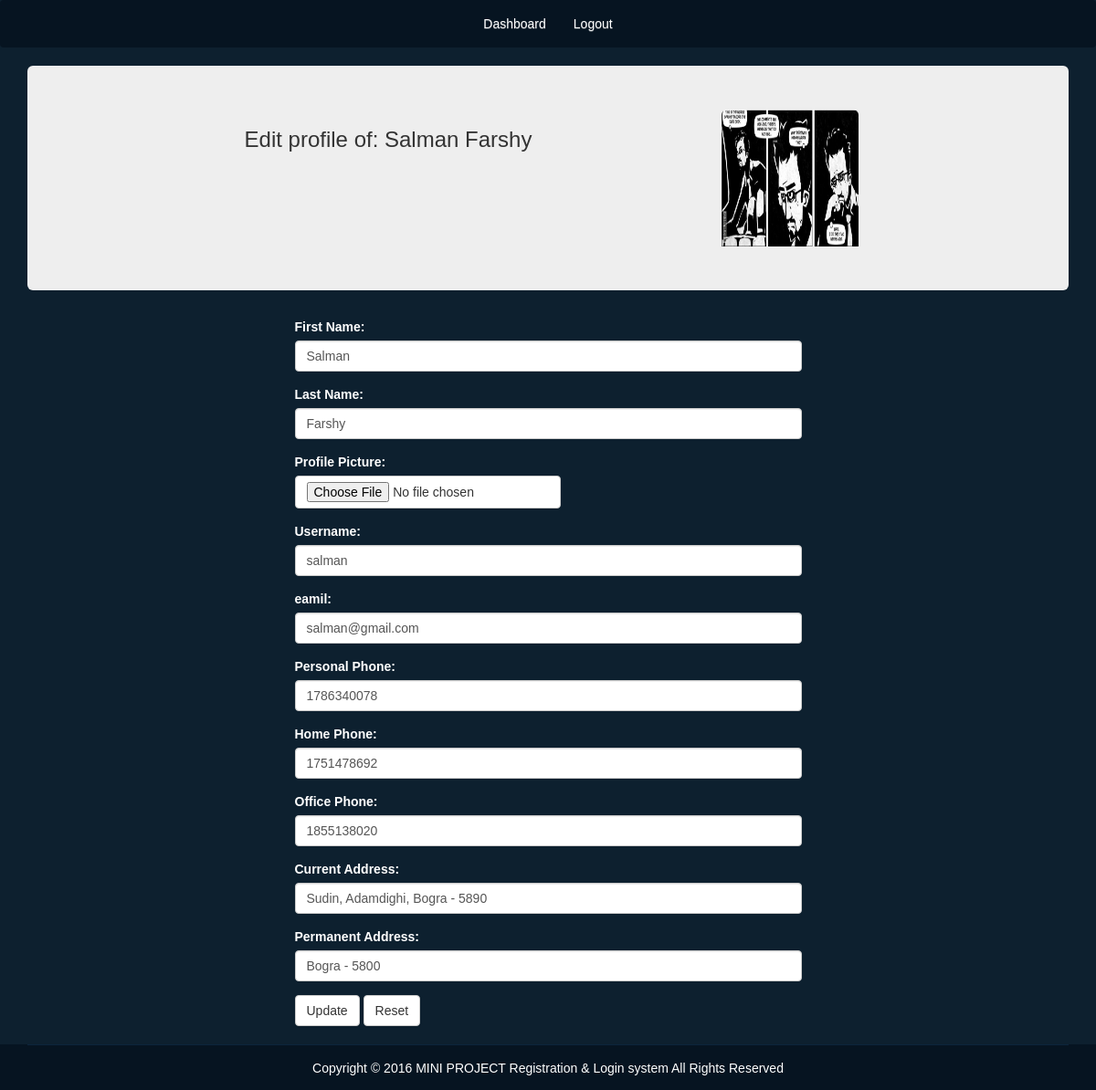
Screenshot of /editprofile.php?id=96 (signed in) with the database file from the repository.
### tables this page shows
CREATE TABLE `profiles` (
  `id` int(11) NOT NULL,
  `user_id` int(11) NOT NULL,
  `first_name` varchar(255) DEFAULT NULL,
  `last_name` varchar(255) DEFAULT NULL,
  `profile_pic` varchar(255) DEFAULT NULL,
  `personal_phone` int(11) DEFAULT NULL,
  `home_phone` int(11) DEFAULT NULL,
  `office_phone` int(11) DEFAULT NULL,
  `current_address` varchar(255) DEFAULT NULL,
  `permanent_address` varchar(255) DEFAULT NULL,
  `created_at` datetime DEFAULT NULL,
  `modified_at` datetime DEFAULT NULL,
  `deleted_at` datetime DEFAULT NULL,
  `modified_by` int(11) DEFAULT NULL
);

CREATE TABLE `users` (
  `id` int(11) NOT NULL,
  `user_group_id` int(11) NOT NULL,
  `unique_id` varchar(255) NOT NULL,
  `username` varchar(255) NOT NULL,
  `password` varchar(255) NOT NULL,
  `email` varchar(255) NOT NULL,
  `modified_at` datetime NOT NULL,
  `created_at` datetime NOT NULL,
  `deleted_at` datetime DEFAULT NULL,
  `is_active` int(11) DEFAULT NULL
);

### app/src/User.php (called while the page is built, shortened)
<?php
class User
{
    public $conn = '';
    public $dbUsserName = 'root';
    public $dbPass = '';
    public $id = '';
    public function __construct()
    {
        try {
            $this->conn = new PDO('mysql:host=localhost;dbname=miniprojectreg', $this->dbUsserName, $this->dbPass);
        } catch (PDOException $e) {
            echo 'ERROR: ' . $e->getMessage();
        }
    }
    public function prepare($data = array())
    {
        if (is_array($data) && array_key_exists('id', $data)) {
            $this->id = $data['id'];
        }
        return $this;
    }
    public function editProfile()
    {
        $stmt = $this->conn->prepare("SELECT p.first_name, p.last_name, p.profile_pic, u.id, u.username, u.email, p.personal_phone, p.home_phone, p.office_phone, p.current_address, p.permanent_address FROM users u JOIN profiles p ON u.id = p.user_id WHERE u.id = :id");
        $stmt->execute(array(':id' => $this->id));
        $singleUser = $stmt->fetch(PDO::FETCH_ASSOC);
        return $singleUser;
    }
}

### editprofile.php (the view, shortened to what this page needs)
<?php
$user = new User();
$singleuser = $user->prepare($_GET)->editProfile();
?>
<!doctype html>
<html lang="en-US">
<head>
    <link rel="stylesheet" href="./assets/css/font-awesome.min.css">
    <link rel="stylesheet" href="./assets/css/bootstrap-theme.min.css">
    <link rel="stylesheet" href="./assets/css/bootstrap.min.css">
    <link rel="stylesheet" href="./assets/css/style.css">
</head>
<body>
<div class="headerArea">
    <nav class="navbar navbarBg">
        <div class="container-fluid">
            <div class="collapse navbar-collapse" id="crud-main-navbar">
                <ul class="nav navbar-nav crudNav">
                    <li>
                        <a href="dashboard.php">Dashboard</a>
                    </li>
                    <li>
                        <a href="logout.php">Logout</a>
                    </li>
                </ul>
            </div>
        </div>
    </nav>
    <div class="container">
        <div class="jumbotron">
            <div class="row">
                <div class="col-md-8">
                    <h3 class="alignCenter">Edit profile of:
                        <?php
                        if (isset($singleuser['first_name']) && isset($singleuser['last_name'])) {
                            echo $singleuser['first_name'] . "\n". $singleuser['last_name'];
                        } else {
                            echo $singleuser['username'];
                        }
                        ?>
                    </h3>
                </div>
                <div class="col-md-4">
                    <div class="profilePic">
                        <img
                            src="<?php echo 'assets/img/' . $singleuser['profile_pic']; ?>"
                            alt=""
                            id="profilePic"
                            width="150"
                            height="150">
                    </div>
                </div>
            </div>
        </div>
    </div>
    <div class="container">
        <div class="row">
            <div class="col-md-6 col-md-offset-3">
                <form action="./app/view/updateprofile.php" method="post" enctype="multipart/form-data">
                    <div class="form-group">
                        <label for="fName">First Name:</label>
                        <input type="text" name="first_name" id="fName" value="<?php echo $singleuser['first_name']; ?>" class="form-control" />
                    </div>
                    <div class="form-group">
                        <label for="lName">Last Name:</label>
                        <input type="text" name="last_name" id="lName" value="<?php echo $singleuser['last_name']; ?>" class="form-control" />
                    </div>
                    <div class="form-group">
                        <label for="pPic">Profile Picture:</label>
                        <input type="file" name="profile_pic" id="pPic" class="btn btn-default" value=""  />
                    </div>
                    <div class="form-group">
                        <label for="uName">Username:</label>
                        <input type="text" name="username" id="uName" value="<?php echo $singleuser['username']; ?>" class="form-control" />
                    </div>
                    <div class="form-group">
                        <label for="email">eamil:</label>
                        <input type="email" name="email" id="email" value="<?php echo $singleuser['email']; ?>" class="form-control" />
                    </div>
                    <div class="form-group">
                        <label for="phone">Personal Phone:</label>
                        <input type="number" name="personal_phone" id="phone" value="<?php echo $singleuser['personal_phone']; ?>" class="form-control" />
                    </div>
                    <div class="form-group">
                        <label for="hPhone">Home Phone:</label>
                        <input type="number" name="home_phone" id="hPhone" value="<?php echo $singleuser['home_phone']; ?>" class="form-control" />
                    </div>
                    <div class="form-group">
                        <label for="oPhone">Office Phone:</label>
                        <input type="number" name="office_phone" id="oPhone" value="<?php echo $singleuser['office_phone']; ?>" class="form-control" />
                    </div>
                    <div class="form-group">
                        <label for="cAddrs">Current Address:</label>
                        <input type="text" name="current_address" id="cAddrs" value="<?php echo $singleuser['current_address']; ?>" class="form-control" />
                    </div>
                    <div class="form-group">
                        <label for="pAddrs">Permanent Address:</label>
                        <input type="text" name="permanent_address" id="pAddrs" value="<?php echo $singleuser['permanent_address']; ?>" class="form-control" />
                    </div>
                    <button type="submit" class="btn btn-default">Update</button>
                    <button type="reset" class="btn btn-default">Reset</button><br/><br/>
                </form>
            </div>
        </div>
    </div>
    <?php
    include_once './content-part.php';
    ?>
</body>
</html>

### assets/css/style.css (style rules this page uses)
html { position: relative; min-height: 100%; }
body { font-family: "Verdana", sans-serif; font-size: 14px; background: #0d202f none repeat scroll 0 0; margin-bottom: 50px; }
.alignCenter { text-align: center; }
label, .radio, .checkbox, .whiteText { color: #fff; }
.navbar .navbar-nav { display: inline-block; float: none; vertical-align: top; }
.navbar .navbar-collapse { text-align: center; }
.navbarBg, #creditArea { background: #061421 none repeat scroll 0 0!important; }
ul.crudNav li > a { color: #ffffff; }
.profilePic img { border-top-left-radius: 6px; border-top-right-radius: 6px; transition: all 0.2s ease 0s; }

### rows the page displays
profiles: first_name "Salman", last_name "Farshy", profile_pic (picture), username "salman", email "salman@gmail.com", personal_phone "1786340078", home_phone "1751478692", office_phone "1855138020", current_address "Sudin, Adamdighi, Bogra - 5890", permanent_address "Bogra - 5800"
